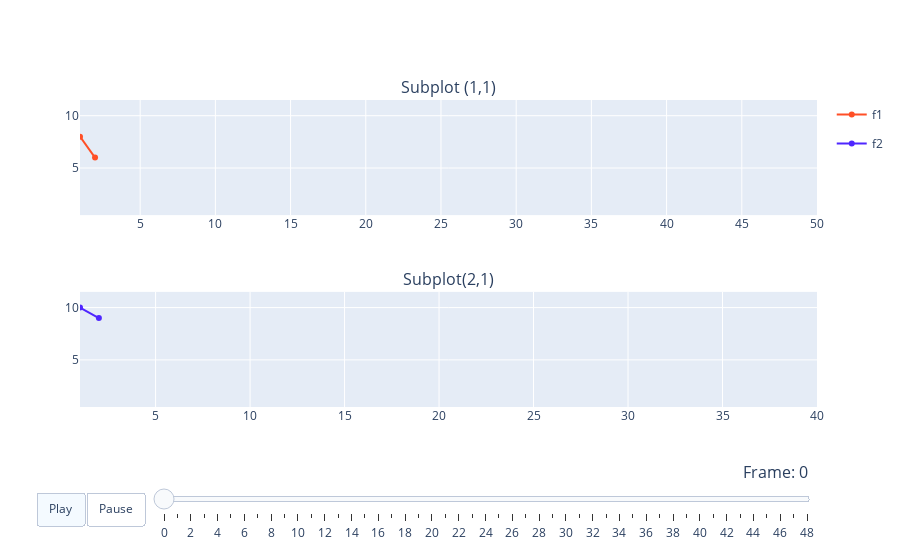

This figure's notebook cell:
### Code cell
fig.update(frames=frames),
fig.update_layout(updatemenus=updatemenus,
                  sliders=sliders);
fig.show()

### Figure 1 — Plotly figure (JSON) as saved in the notebook; plotly's stock layout.template omitted (floating-point values rounded to 4 significant figures)
{"data": [{"hoverinfo": "name", "legendgroup": "f1", "line": {"color": "rgb(255, 79, 38)"}, "mode": "markers+lines", "name": "f1", "showlegend": true, "type": "scatter", "x": [1, 2], "xaxis": "x", "y": [8, 6], "yaxis": "y"}, {"hoverinfo": "name", "legendgroup": "f2", "line": {"color": "rgb(79, 38, 255)"}, "mode": "markers+lines", "name": "f2", "showlegend": true, "type": "scatter", "x": [1, 2], "xaxis": "x2", "y": [10, 9], "yaxis": "y2"}], "layout": {"annotations": [{"font": {"size": 16}, "showarrow": false, "text": "Subplot (1,1)", "x": 0.5, "xanchor": "center", "xref": "paper", "y": 1, "yanchor": "bottom", "yref": "paper"}, {"font": {"size": 16}, "showarrow": false, "text": "Subplot(2,1)", "x": 0.5, "xanchor": "center", "xref": "paper", "y": 0.375, "yanchor": "bottom", "yref": "paper"}], "sliders": [{"currentvalue": {"font": {"size": 16}, "prefix": "Frame: ", "visible": true, "xanchor": "right"}, "len": 0.9, "pad": {"b": 10, "t": 50}, "steps": [{"args": [["frame0"], {"frame": {"duration": 100, "redraw": true}, "transition": {"duration": 0}}], "label": "0", "method": "animate"}, {"args": [["frame1"], {"frame": {"duration": 100, "redraw": true}, "transition": {"duration": 0}}], "label": "1", "method": "animate"}, {"args": [["frame2"], {"frame": {"duration": 100, "redraw": true}, "transition": {"duration": 0}}], "label": "2", "method": "animate"}, {"args": [["frame3"], {"frame": {"duration": 100, "redraw": true}, "transition": {"duration": 0}}], "label": "3", "method": "animate"}, {"args": [["frame4"], {"frame": {"duration": 100, "redraw": true}, "transition": {"duration": 0}}], "label": "4", "method": "animate"}, {"args": [["frame5"], {"frame": {"duration": 100, "redraw": true}, "transition": {"duration": 0}}], "label": "5", "method": "animate"}, {"args": [["frame6"], {"frame": {"duration": 100, "redraw": true}, "transition": {"duration": 0}}], "label": "6", "method": "animate"}, {"args": [["frame7"], {"frame": {"duration": 100, "redraw": true}, "transition": {"duration": 0}}], "label": "7", "method": "animate"}, {"args": [["frame8"], {"frame": {"duration": 100, "redraw": true}, "transition": {"duration": 0}}], "label": "8", "method": "animate"}, {"args": [["frame9"], {"frame": {"duration": 100, "redraw": true}, "transition": {"duration": 0}}], "label": "9", "method": "animate"}, {"args": [["frame10"], {"frame": {"duration": 100, "redraw": true}, "transition": {"duration": 0}}], "label": "10", "method": "animate"}, {"args": [["frame11"], {"frame": {"duration": 100, "redraw": true}, "transition": {"duration": 0}}], "label": "11", "method": "animate"}, {"args": [["frame12"], {"frame": {"duration": 100, "redraw": true}, "transition": {"duration": 0}}], "label": "12", "method": "animate"}, {"args": [["frame13"], {"frame": {"duration": 100, "redraw": true}, "transition": {"duration": 0}}], "label": "13", "method": "animate"}, {"args": [["frame14"], {"frame": {"duration": 100, "redraw": true}, "transition": {"duration": 0}}], "label": "14", "method": "animate"}, {"args": [["frame15"], {"frame": {"duration": 100, "redraw": true}, "transition": {"duration": 0}}], "label": "15", "method": "animate"}, {"args": [["frame16"], {"frame": {"duration": 100, "redraw": true}, "transition": {"duration": 0}}], "label": "16", "method": "animate"}, {"args": [["frame17"], {"frame": {"duration": 100, "redraw": true}, "transition": {"duration": 0}}], "label": "17", "method": "animate"}, {"args": [["frame18"], {"frame": {"duration": 100, "redraw": true}, "transition": {"duration": 0}}], "label": "18", "method": "animate"}, {"args": [["frame19"], {"frame": {"duration": 100, "redraw": true}, "transition": {"duration": 0}}], "label": "19", "method": "animate"}, {"args": [["frame20"], {"frame": {"duration": 100, "redraw": true}, "transition": {"duration": 0}}], "label": "20", "method": "animate"}, {"args": [["frame21"], {"frame": {"duration": 100, "redraw": true}, "transition": {"duration": 0}}], "label": "21", "method": "animate"}, {"args": [["frame22"], {"frame": {"duration": 100, "redraw": true}, "transition": {"duration": 0}}], "label": "22", "method": "animate"}, {"args": [["frame23"], {"frame": {"duration": 100, "redraw": true}, "transition": {"duration": 0}}], "label": "23", "method": "animate"}, {"args": [["frame24"], {"frame": {"duration": 100, "redraw": true}, "transition": {"duration": 0}}], "label": "24", "method": "animate"}, {"args": [["frame25"], {"frame": {"duration": 100, "redraw": true}, "transition": {"duration": 0}}], "label": "25", "method": "animate"}, {"args": [["frame26"], {"frame": {"duration": 100, "redraw": true}, "transition": {"duration": 0}}], "label": "26", "method": "animate"}, {"args": [["frame27"], {"frame": {"duration": 100, "redraw": true}, "transition": {"duration": 0}}], "label": "27", "method": "animate"}, {"args": [["frame28"], {"frame": {"duration": 100, "redraw": true}, "transition": {"duration": 0}}], "label": "28", "method": "animate"}, {"args": [["frame29"], {"frame": {"duration": 100, "redraw": true}, "transition": {"duration": 0}}], "label": "29", "method": "animate"}, {"args": [["frame30"], {"frame": {"duration": 100, "redraw": true}, "transition": {"duration": 0}}], "label": "30", "method": "animate"}, {"args": [["frame31"], {"frame": {"duration": 100, "redraw": true}, "transition": {"duration": 0}}], "label": "31", "method": "animate"}, {"args": [["frame32"], {"frame": {"duration": 100, "redraw": true}, "transition": {"duration": 0}}], "label": "32", "method": "animate"}, {"args": [["frame33"], {"frame": {"duration": 100, "redraw": true}, "transition": {"duration": 0}}], "label": "33", "method": "animate"}, {"args": [["frame34"], {"frame": {"duration": 100, "redraw": true}, "transition": {"duration": 0}}], "label": "34", "method": "animate"}, {"args": [["frame35"], {"frame": {"duration": 100, "redraw": true}, "transition": {"duration": 0}}], "label": "35", "method": "animate"}, {"args": [["frame36"], {"frame": {"duration": 100, "redraw": true}, "transition": {"duration": 0}}], "label": "36", "method": "animate"}, {"args": [["frame37"], {"frame": {"duration": 100, "redraw": true}, "transition": {"duration": 0}}], "label": "37", "method": "animate"}, {"args": [["frame38"], {"frame": {"duration": 100, "redraw": true}, "transition": {"duration": 0}}], "label": "38", "method": "animate"}, {"args": [["frame39"], {"frame": {"duration": 100, "redraw": true}, "transition": {"duration": 0}}], "label": "39", "method": "animate"}, {"args": [["frame40"], {"frame": {"duration": 100, "redraw": true}, "transition": {"duration": 0}}], "label": "40", "method": "animate"}, {"args": [["frame41"], {"frame": {"duration": 100, "redraw": true}, "transition": {"duration": 0}}], "label": "41", "method": "animate"}, {"args": [["frame42"], {"frame": {"duration": 100, "redraw": true}, "transition": {"duration": 0}}], "label": "42", "method": "animate"}, {"args": [["frame43"], {"frame": {"duration": 100, "redraw": true}, "transition": {"duration": 0}}], "label": "43", "method": "animate"}, {"args": [["frame44"], {"frame": {"duration": 100, "redraw": true}, "transition": {"duration": 0}}], "label": "44", "method": "animate"}, {"args": [["frame45"], {"frame": {"duration": 100, "redraw": true}, "transition": {"duration": 0}}], "label": "45", "method": "animate"}, {"args": [["frame46"], {"frame": {"duration": 100, "redraw": true}, "transition": {"duration": 0}}], "label": "46", "method": "animate"}, {"args": [["frame47"], {"frame": {"duration": 100, "redraw": true}, "transition": {"duration": 0}}], "label": "47", "method": "animate"}, {"args": [["frame48"], {"frame": {"duration": 100, "redraw": true}, "transition": {"duration": 0}}], "label": "48", "method": "animate"}], "transition": {"duration": 0, "easing": "linear"}, "x": 0.1, "xanchor": "left", "y": 0, "yanchor": "top"}], "updatemenus": [{"buttons": [{"args": [["frame0", "frame1", "frame2", "frame3", "frame4", "frame5", "frame6", "frame7", "frame8", "frame9", "frame10", "frame11", "frame12", "frame13", "frame14", "frame15", "frame16", "frame17", "frame18", "frame19", "frame20", "frame21", "frame22", "frame23", "frame24", "frame25", "frame26", "frame27", "frame28", "frame29", "frame30", "frame31", "frame32", "frame33", "frame34", "frame35", "frame36", "frame37", "frame38", "frame39", "frame40", "frame41", "frame42", "frame43", "frame44", "frame45", "frame46", "frame47", "frame48"], {"frame": {"duration": 100, "redraw": false}, "fromcurrent": true, "mode": "immediate", "redraw": true, "transition": {"duration": 0}}], "label": "Play", "method": "animate"}, {"args": [[null], {"frame": {"duration": 0, "redraw": false}, "mode": "immediate", "transition": {"duration": 0}}], "label": "Pause", "method": "animate"}], "direction": "left", "pad": {"r": 10, "t": 85}, "showactive": true, "type": "buttons", "x": 0.1, "xanchor": "right", "y": 0, "yanchor": "top"}], "xaxis": {"anchor": "y", "autorange": false, "domain": [0, 1], "range": [1, 50]}, "xaxis2": {"anchor": "y2", "autorange": false, "domain": [0, 1], "range": [1, 40]}, "yaxis": {"anchor": "x", "autorange": false, "domain": [0.625, 1], "range": [0.5, 11.5]}, "yaxis2": {"anchor": "x2", "autorange": false, "domain": [0, 0.375], "range": [0.5, 11.5]}}}
